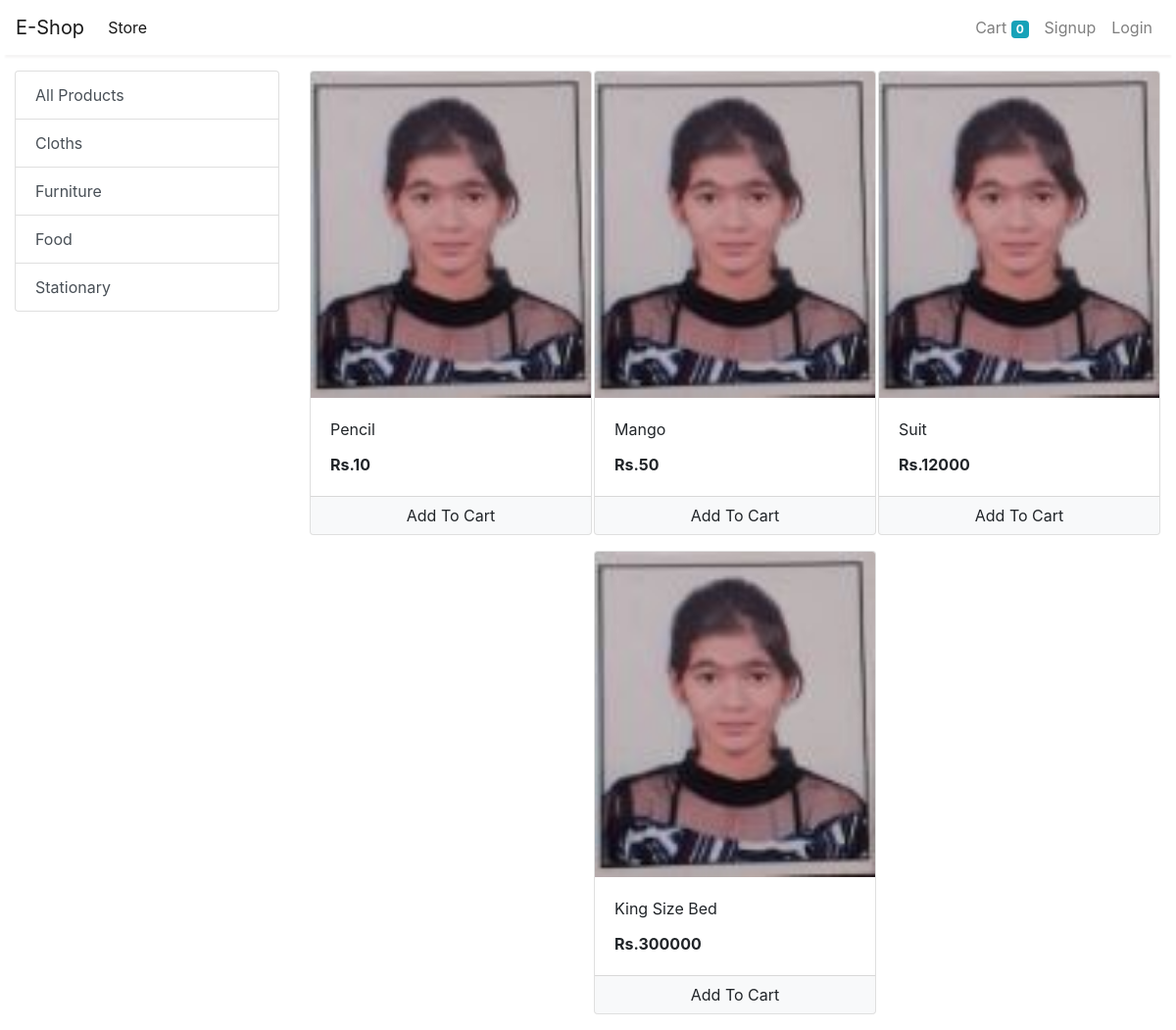
The app's page /store with its own data.
### store/models/category.py (models this page shows, shortened)
class Category(models.Model):    #category is a sub class of model class
    name = models.CharField(max_length=20)
    @staticmethod
    def get_all_categories():
        return Category.objects.all()

### store/models/product.py (models this page shows, shortened)
class Product(models.Model):
    name = models.CharField(max_length=50)
    price = models.IntegerField(default = 0)
    category = models.ForeignKey(Category, on_delete=models.CASCADE, default=1)  #IT MEANS AGE HUM kisi category ko delete krenge to us category se relatedsare models delete ho jaenge
    description = models.CharField(max_length=200, default = '', null = True, blank = True)
    image = models.ImageField(upload_to = 'uploads/products/')
    @staticmethod
    def get_all_products():
        return Product.objects.all()

### store/views/home.py (the view)
# urls.py: path('', include('store.urls')),
def store(request):
    cart = request.session.get('cart')
    if not cart:
        request.session['cart'] = {}
    products = None
    categories = Category.get_all_categories()
    categoryID = request.GET.get('category')
    if categoryID:
        products = Product.get_all_products_by_categoryid(categoryID)
    else:
        products = Product.get_all_products();
    data = {}
    data['products'] = products
    data['categories'] = categories
    print('you are : ', request.session.get('email'))
    return render(request, 'index.html', data)

### store/templatetags/cart.py (called while the page is built)
@register.filter(name = 'is_in_cart')                   #register is a filter now to check for existence
def is_in_cart(product , cart):                         #this is filter function
    keys = cart.keys()
    for id in keys:
        if int(id) == product.id:
            return True
    return False

### store/templatetags/custom_filter.py (called while the page is built)
@register.filter(name = 'currency')                   #rupee symbol sign concatination kyuki template mathematical operation ya concatination nhi hoga
def currency(number):
    return "Rs." + str(number)

### store/templates/index.html (shortened to what this page needs)
{% extends 'base.html' %}
{% block content %}
{% load cart %}
{% load custom_filter %}
<div class="container-fluid mt-3">
	<div class="row">
		<div class="col-lg-3 mx-auto">
			<div class="list-group">
				<a href="/" class="list-group-item list-group-item-action">All Products</a>
				{% for category in categories %}
				<a href="/?category=                   {{category.id}}" class="list-group-item list-group-item-action">
                                                       {{category.name}}</a>
				{% endfor %}
			</div>
		</div>
		<div id='products' class="col-lg-9 mx-auto">
			<div class="row mx-auto">
				{% for product in products %}
				<div class="card mx-auto mb-3"         id={{product.id}} style="width: 18rem;">
					<img class="card-img-top"          src="{{product.image.url}}" alt="Card image cap">
					<div class="card-body">
						<p class="card-title">         {{product.name}}</p>
						<p class="card-text"><b>       {{product.price|currency}}</b></p>
					</div>
					<div class="card-footer p-0 no-gutters">
						{% if product|is_in_cart:request.session.cart %}
						<div class="row no-gutters">
							<form action="/#{{product.id}}" class="col-2 " method="post">
								{% csrf_token %}
								<input hidden type="text" name='product' value='{{product.id}}'>
								<input hidden type="text" name='remove' value='True'>
								<input type="submit" value=" - " class="btn btn-block btn-light border-right">
							</form>
							<div class="text-center col">{{product|cart_quantity:request.session.cart}} in Cart</div>
							<form action="/#{{product.id}}" class="col-2 " method="post">
								{% csrf_token %}
								<input hidden type="text" name='product' value='{{product.id}}'>
								<input type="submit" value=" + " class="btn btn-block btn-light border-left">
							</form>
						</div>
						{% else %}
						<form action="/#{{product.id}}" method="POST" class="btn-block">
							<input type="submit" class="float-right btn btn-light  form-control"
								value="Add To Cart">
						</form>
						{% endif %}
					</div>
				</div>
				{% endfor %}
			</div>
		</div>
	</div>
</div>
{% endblock %}

### store/templates/base.html (shortened to what this page needs)
<!doctype html>
<html lang="en">
<head>
  <link rel="stylesheet" href="https://maxcdn.bootstrapcdn.com/bootstrap/4.0.0/css/bootstrap.min.css"
>
</head>
<body>
  <nav class="one-edge-shadow
  sticky-top navbar
  navbar-expand-lg
   navbar-light bg-white">
    <a class="navbar-brand" href="/">E-Shop</a>
    <div class="collapse navbar-collapse" id="navbarSupportedContent">
      <ul class="navbar-nav mr-auto">
        <li class="nav-item active">
          <a class="nav-link" href="/store">Store <span class="sr-only">(current)</span></a>
        </li>
      </ul>
      <ul class=" navbar-nav my-2 my-lg-0">
        <li class="nav-item ">
          <a class="nav-link" href="/cart">Cart
            <span class="badge badge-info">{{request.session.cart.keys|length}}</span>
            <span class="sr-only">(current)</span></a>
        </li>
        {% if request.session.customer %}
        <li class="nav-item ">
          <a class="nav-link" href="/orders">Orders<span class="sr-only">(current)</span></a>
        </li>
        <li class="nav-item ">
          <a class="nav-link" href="/logout">Logout<span class="sr-only">(current)</span></a>
        </li>
        {% else %}
        <li class="nav-item ">
          <a class="nav-link" href="/signup">Signup<span class="sr-only">(current)</span></a>
        </li>
        <li class="nav-item ">
          <a class="nav-link" href="/login">Login<span class="sr-only">(current)</span></a>
        </li>
        {% endif %}
      </ul>
    </div>
  </nav>
    {% block content %}{% endblock %}
</body>
</html>

### store/templates/base.html (style rules this page uses)
nav { background-color: white; }
.one-edge-shadow { box-shadow: 0 8px 2px -5px rgb(246, 245, 245); }

### records on screen
Category: name "Cloths"
Category: name "Furniture"
Category: name "Food"
Category: name "Stationary"
Product: image (picture), name "Pencil", price "Rs.10"
Product: image (picture), name "Mango", price "Rs.50"
Product: image (picture), name "Suit", price "Rs.12000"
Product: image (picture), name "King Size Bed", price "Rs.300000"

### other values on screen
{{ request.session.cart.keys|length }} "0"
